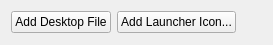
<?xml version="1.0" encoding="UTF-8"?>
<ui version="4.0">
 <class>MaemoDeployConfigurationWidget</class>
 <widget class="QWidget" name="MaemoDeployConfigurationWidget">
  <property name="geometry">
   <rect>
    <x>0</x>
    <y>0</y>
    <width>273</width>
    <height>45</height>
   </rect>
  </property>
  <property name="windowTitle">
   <string>Form</string>
  </property>
  <layout class="QHBoxLayout" name="horizontalLayout">
   <item>
    <widget class="QPushButton" name="addDesktopFileButton">
     <property name="text">
      <string>Add Desktop File</string>
     </property>
    </widget>
   </item>
   <item>
    <widget class="QPushButton" name="addIconButton">
     <property name="text">
      <string>Add Launcher Icon...</string>
     </property>
    </widget>
   </item>
   <item>
    <spacer name="horizontalSpacer">
     <property name="orientation">
      <enum>Qt::Horizontal</enum>
     </property>
     <property name="sizeHint" stdset="0">
      <size>
       <width>40</width>
       <height>20</height>
      </size>
     </property>
    </spacer>
   </item>
  </layout>
 </widget>
 <resources/>
 <connections/>
</ui>
